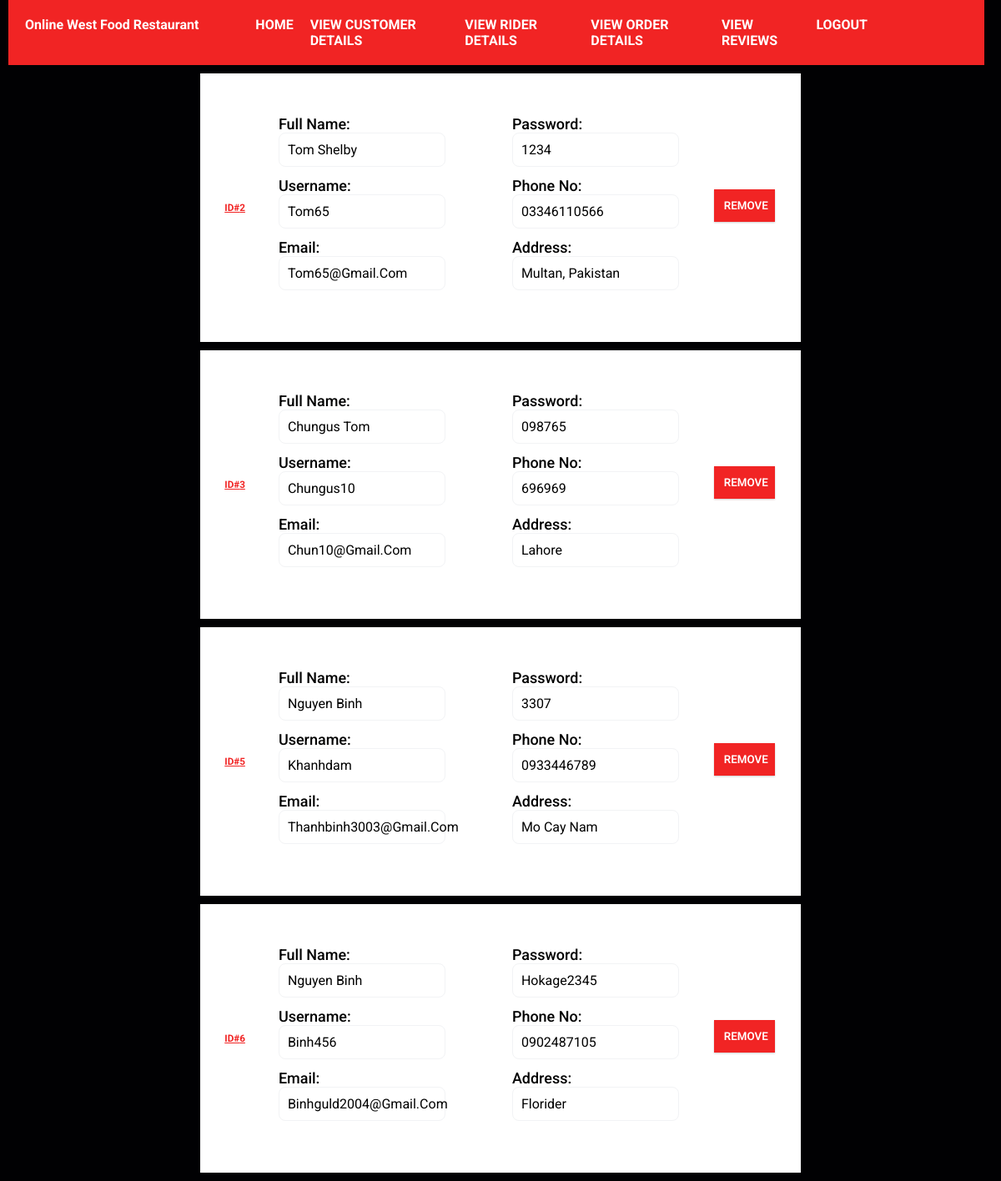
The app's page /allCustomers (signed in) with its own data.
### tables this page shows
CREATE TABLE Customers(
        customer_id    INTEGER PRIMARY KEY AUTOINCREMENT,
        phone_no       varchar (25),
        user_name      VARCHAR (30),
        first_name     VARCHAR (30),
        last_name      VARCHAR (30),
        password        VARCHAR (30),
        address        VARCHAR (100),
        email          VARCHAR (50),
        admin_id        int not null,
        FOREIGN KEY (ADMIN_ID) REFERENCES ADMIN(ADMIN_ID)
        );

### app.py (the view)
@app.route('/allCustomers')
def allCustomers():
    if "email" and "password" in session:
        customers = db.returnCustomers()
        customers = customers.fetchall()
        return render_template('userdetails.html', customers=customers)
    return redirect(url_for("adminLogin"))

### database.py (called while the page is built)
    @staticmethod
    def returnCustomers():
        connection = s.connect("foodSystem.db")
        cursor = connection.cursor()
        customers = cursor.execute("SELECT * from Customers")
        return customers

### templates/userdetails.html (shortened to what this page needs)
{% extends 'adminBase.html' %}
{% block body %}
<div class="UsersContent">
    {% for i in range(customers|length) %}
    <div class="userCard">
        <h3>ID#{{ customers[i][0] }}</h3>
    <section class="userSec1">
    <div class="firstLast">
        <span class="userlabel">
            Full Name:
        </span>
        <p>{{ customers[i][3] }} {{ customers[i][4] }}</p>
    </div>
    <div class="Uusername">
        <span class="userlabel">
            Username:
        </span>
        <p>{{ customers[i][2] }}</p>
    </div>
    <div class="Uuseremail">
        <span class="userlabel">
            Email:
        </span>
        <p>{{ customers[i][7] }}</p>
    </div>
</section>
<section class="userSec2">
    <div class="Uuserpassword">
        <span class="userlabel">
            Password:
        </span>
        <p>{{ customers[i][5] }}</p>
    </div>
    <div class="Uuserphone">
        <span class="userlabel">
            Phone No:
        </span>
        <p>{{ customers[i][1] }}</p>
    </div>
    <div class="Uuseraddress">
        <span class="userlabel">
            Address:
        </span>
        <p>{{ customers[i][6] }}</p>
    </div>
</section>
<div class="orderButton">
    <a href="/delCustomer/{{ customers[i][0] }}"><button>REMOVE</button></a>
</div>
</div>
{% endfor %}
</div>
{% endblock body %}

### static/css/adminStyle.css (style rules this page uses)
* { margin: 0; padding: 0; font-family:system-ui, -apple-system, BlinkMacSystemFont, 'Segoe UI', Roboto, Oxygen, Ubuntu, Cantarell, 'Open Sans', 'Helvetica Neue', sans-serif; }
body { background-color: #000000; }

### static/css/style.css (style rules this page uses)
:root { --main-color: #f12424; --black: #13131a; --bg: #010103; --border: .1rem solid rgba(255, 255, 255, .3); }
* { margin: 0; padding: 0; font-family:'Roboto', sans-serif; outline: none; border:none; box-sizing: border-box; text-decoration: none; text-transform: capitalize; transition: .2s linear; }
html { font-size: 62.5%; overflow-x: hidden; scroll-padding-top: 9rem; scroll-behavior: smooth; }
body { background: var(--bg); }
.orderButton { text-align: center; margin-bottom: 5px; }
.orderButton a button { font-weight: 600; padding: 12px; width: 95%; border: none; cursor: pointer; color: white; background-color: #f12424; box-shadow: 0 1px 2px rgba(0, 0, 0, 0.2); }
.userCard { display: flex; justify-content: center; align-items: center; margin-top:10px; margin-bottom:10px; background-color: white; margin-left: 20%; margin-right: 20%; padding: 50px; box-shadow: 0 1px 2px rgba(0, 0, 0, 0.2); }
.userSec1, .userSec2 { margin-left: 40px; margin-right: 40px; }
.firstLast p, .Uusername p, .Uuseremail p, .Uuserpassword p, .Uuserphone p, .Uuseraddress p { font-size: medium; padding: 10px; width: 200px; border-radius: max(0px, min(8px, ((100vw - 4px) - 100%) * 9999)) / 8px; border: 1px solid #F2F3F5; margin-bottom: 12px; }
.userlabel { font-size: large; font-weight:500; }
.userCard h3 { color:#f12424; text-decoration:underline; }

### records on screen
Customers: customer_id "2", first_name "Tom", last_name "Shelby", user_name "Tom65", email "Tom65@gmail.com", password "1234", phone_no "03346110566", address "Multan, Pakistan"
Customers: customer_id "3", first_name "Chungus", last_name "Tom", user_name "Chungus10", email "Chun10@gmail.com", password "098765", phone_no "696969", address "Lahore"
Customers: customer_id "5", first_name "Nguyen", last_name "Binh", user_name "Khanhdam", email "Thanhbinh3003@gmail.com", password "3307", phone_no "0933446789", address "Mo Cay Nam"
Customers: customer_id "6", first_name "Nguyen", last_name "Binh", user_name "Binh456", email "Binhguld2004@gmail.com", password "Hokage2345", phone_no "0902487105", address "Florider"
